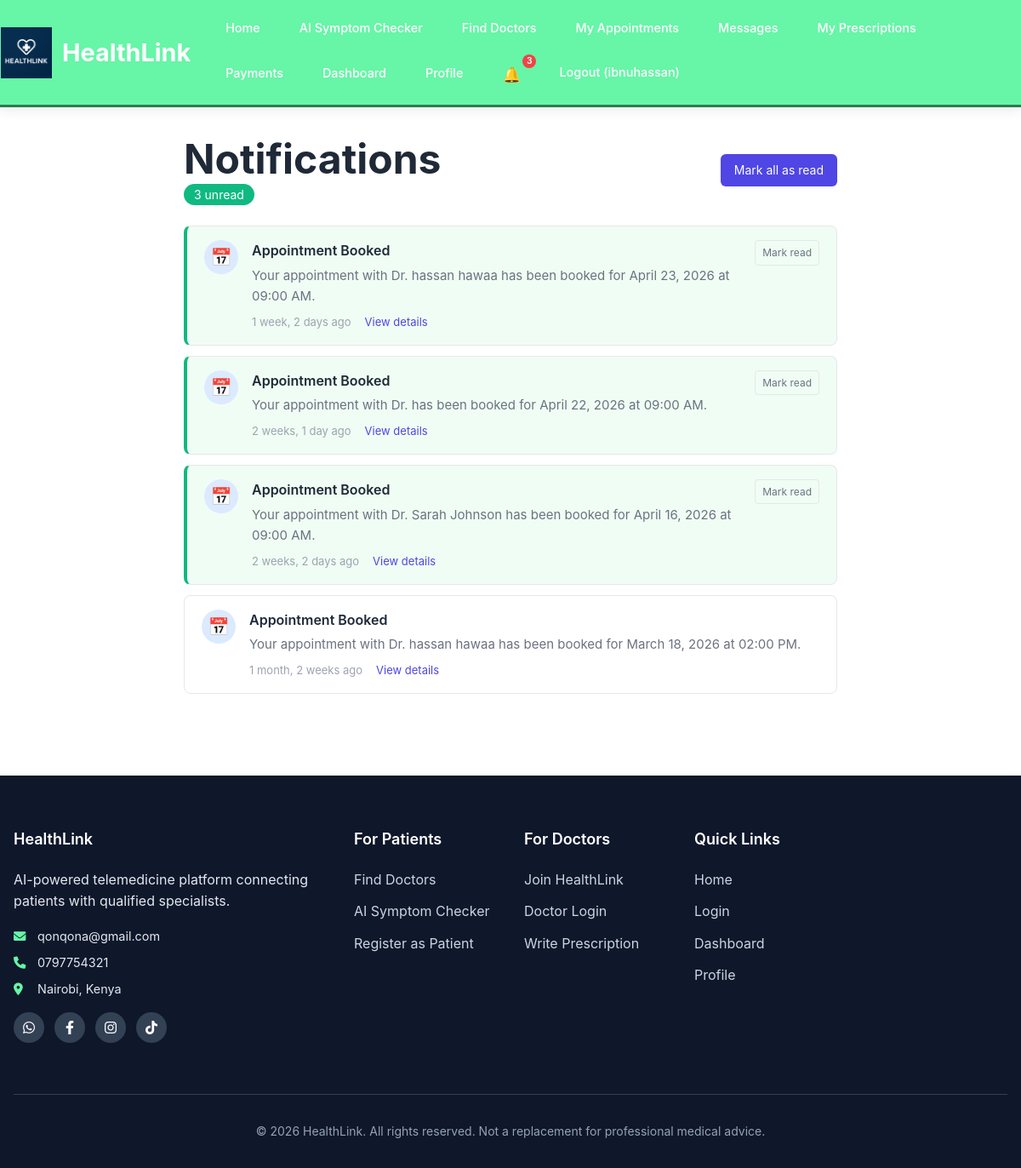
/notifications/ (signed in), run on the app's committed database.
### users/models.py (models this page shows, shortened)
class CustomUser(AbstractUser):
    USER_TYPE_CHOICES = (
        ('patient', 'Patient'),
        ('doctor', 'Doctor'),
        ('admin', 'Admin'),
    )
    user_type = models.CharField(max_length=10, choices=USER_TYPE_CHOICES, default='patient')
    phone_number = models.CharField(max_length=15, blank=True)
    date_of_birth = models.DateField(null=True, blank=True)
    groups = models.ManyToManyField(
        'auth.Group',
        verbose_name='groups',
        blank=True,
        help_text='The groups this user belongs to.',
        related_name='customuser_set',
        related_query_name='user',
    )
    user_permissions = models.ManyToManyField(
        'auth.Permission',
        verbose_name='user permissions',
        blank=True,
        help_text='Specific permissions for this user.',
        related_name='customuser_set',
        related_query_name='user',
    )

### notifications/models.py (models this page shows, shortened)
class Notification(models.Model):
    NOTIFICATION_TYPES = [
        ('appointment_booked', 'Appointment Booked'),
        ('appointment_confirmed', 'Appointment Confirmed'),
        ('appointment_cancelled', 'Appointment Cancelled'),
        ('appointment_reminder', 'Appointment Reminder'),
        ('new_message', 'New Message'),
        ('prescription_created', 'Prescription Created'),
        ('payment_received', 'Payment Received'),
        ('video_call', 'Video Call'),
        ('general', 'General'),
    ]
    user = models.ForeignKey(
        settings.AUTH_USER_MODEL,
        on_delete=models.CASCADE,
        related_name='notifications'
    )
    notification_type = models.CharField(max_length=30, choices=NOTIFICATION_TYPES, default='general')
    title = models.CharField(max_length=200)
    message = models.TextField()
    link = models.CharField(max_length=500, blank=True, null=True)  # Optional link to related page
    is_read = models.BooleanField(default=False)
    created_at = models.DateTimeField(auto_now_add=True)
    class Meta:
        ordering = ['-created_at']

### notifications/views.py (the view)
# urls.py: path('', views.notification_list, name='notification_list'),
@login_required
def notification_list(request):
    notifications = request.user.notifications.all()
    unread_count = notifications.filter(is_read=False).count()
    return render(request, 'notifications/notification_list.html', {
        'notifications': notifications,
        'unread_count': unread_count
    })

### templates/notifications/notification_list.html (shortened to what this page needs)
{% extends 'base.html' %}
{% block content %}
<div class="notifications-container">
    <div class="notifications-header">
        <div>
            <h1>Notifications</h1>
            {% if unread_count > 0 %}
            <span class="unread-badge">{{ unread_count }} unread</span>
            {% endif %}
        </div>
        {% if unread_count > 0 %}
        <form method="post" action="{% url 'notifications:mark_all_as_read' %}">
            <button type="submit" class="mark-all-btn">Mark all as read</button>
        </form>
        {% endif %}
    </div>
    {% if notifications %}
    <ul class="notification-list">
        {% for notification in notifications %}
        <li class="notification-item {% if not notification.is_read %}unread{% endif %}">
            <div class="notification-icon
                {% if 'appointment' in notification.notification_type %}icon-appointment
                {% elif notification.notification_type == 'new_message' %}icon-message
                {% elif notification.notification_type == 'prescription_created' %}icon-prescription
                {% elif notification.notification_type == 'payment_received' %}icon-payment
                {% else %}icon-general{% endif %}">
                {% if 'appointment' in notification.notification_type %}📅
                {% elif notification.notification_type == 'new_message' %}💬
                {% elif notification.notification_type == 'prescription_created' %}💊
                {% elif notification.notification_type == 'payment_received' %}✅
                {% else %}🔔{% endif %}
            </div>
            <div class="notification-content">
                <div class="notification-title">{{ notification.title }}</div>
                <div class="notification-message">{{ notification.message }}</div>
                <div class="notification-meta">
                    <span>{{ notification.created_at|timesince }} ago</span>
                    {% if notification.link %}
                    <a href="{{ notification.link }}" class="notification-link">View details</a>
                    {% endif %}
                </div>
            </div>
            {% if not notification.is_read %}
            <div class="notification-actions">
                <form method="post" action="{% url 'notifications:mark_as_read' notification.id %}">
                    <button type="submit" class="mark-read-btn">Mark read</button>
                </form>
            </div>
            {% endif %}
        </li>
        {% endfor %}
    </ul>
    {% endif %}
</div>
{% endblock %}

### templates/includes/_header.html (shortened to what this page needs)
{% load static %}
<nav class="navbar">
    <div class="nav-container">
        <a href="{% url 'home' %}" class="nav-brand">
            <img src="{% static 'images/logo.png' %}" alt="HealthLink Logo" class="nav-logo">
            HealthLink
        </a>
        <ul class="nav-menu" id="navMenu">
            <li><a href="{% url 'home' %}" class="nav-link">Home</a></li>
            {% if user.is_authenticated %}
                {% if user.user_type == 'patient' %}
                    <li><a href="{% url 'triage:triage' %}" class="nav-link">AI Symptom Checker</a></li>
                    <li><a href="{% url 'appointments:doctor_list' %}" class="nav-link">Find Doctors</a></li>
                    <li><a href="{% url 'appointments:my_appointments' %}" class="nav-link">My Appointments</a></li>
                    <li><a href="{% url 'messaging:conversation_list' %}" class="nav-link">Messages</a></li>
                    <li><a href="{% url 'prescriptions:my_prescriptions' %}" class="nav-link">My Prescriptions</a></li>
                    <li><a href="{% url 'payments:payment_history' %}" class="nav-link">Payments</a></li>
                {% endif %}
                <li><a href="{% url 'dashboard' %}" class="nav-link">Dashboard</a></li>
                <li><a href="{% url 'profile' %}" class="nav-link">Profile</a></li>
                <li class="notification-nav-item">
                    <a href="{% url 'notifications:notification_list' %}" class="nav-link notification-link">
                        <span class="notification-bell">🔔</span>
                        <span class="notification-badge" id="notificationBadge" style="display: none;">0</span>
                    </a>
                </li>
                <li>
                    <form method="post" action="{% url 'logout' %}" style="display: inline; margin: 0;">
                        <button type="submit" class="nav-link" style="background: none; border: none; cursor: pointer;">
                            Logout ({{ user.username }})
                        </button>
                    </form>
                </li>
            {% endif %}
        </ul>
    </div>
</nav>

### static/css/style.css (style rules this page uses)
:root { --primary-blue: #5b84db; --primary-dark: #6380e2; --primary-light: #3b82f6; --accent-teal: #0d9488; --success-green: #10b981; --warning-amber: #f59e0b; --error-red: #ef4444; --white: #ffffff; --gray-50: #f8fafc; --gray-100: #f1f5f9; --gray-200: #e2e8f0; --gray-500: #64748b; --gray-700: #334155; --gray-900: #0f172a; --background: var(--white); --surface: var(--gray-50); --card-background: var(--white); --text-primary: var(--gray-900); --text-secondary: var(--gray-700); --text-tertiary: var(--gray-500); }
* { margin: 0; padding: 0; box-sizing: border-box; }
body { font-family: 'Inter', 'Segoe UI', system-ui, -apple-system, sans-serif; line-height: 1.6; color: var(--text-primary); background-color: var(--background); }
h1, h2, h3, h4, h5, h6 { font-weight: 600; line-height: 1.2; margin-bottom: 1rem; }
h1 { font-size: 3rem; font-weight: 700; }
.navbar { background: var(--white); box-shadow: 0 1px 3px rgba(226, 197, 29, 0.1); padding: 1rem 0; }
html, body { height: 100%; }
body { display: flex; flex-direction: column; min-height: 100vh; }
.navbar { background: #67f5a7 !important; box-shadow: 0 2px 15px rgba(0, 0, 0, 0.1); padding: 0.75rem 0; border-bottom: 3px solid #2d7a52; }
.nav-container { max-width: 100%; margin: 0; display: flex; justify-content: flex-start; align-items: center; padding: 0 1rem; gap: 1.5rem; }
.nav-brand { font-size: 1.4rem; font-weight: bold; color: white !important; text-decoration: none; transition: all 0.3s ease; flex-shrink: 0; }
.nav-menu { display: flex; list-style: none; gap: 0.75rem; margin: 0; padding: 0; flex-wrap: wrap; }
.nav-link { color: white !important; font-size: 0.9rem; text-decoration: none; font-weight: 500; transition: all 0.3s ease; padding: 0.5rem 1rem; border-radius: 5px; border: 1px solid transparent; }
.notification-nav-item { position: relative; }
.notification-link { position: relative; display: flex; align-items: center; }
.notification-bell { font-size: 1.1rem; }
.notification-badge { position: absolute; top: -2px; right: -2px; background: #ef4444; color: white; font-size: 0.65rem; font-weight: 600; min-width: 16px; height: 16px; border-radius: 50%; display: flex; align-items: center; justify-content: center; padding: 0 4px; }
.nav-brand { display: flex; align-items: center; gap: 0.75rem; font-size: 1.8rem; font-weight: bold; color: white !important; text-decoration: none; transition: all 0.3s ease; margin-right: auto; margin-left: -10px; }
.nav-logo { height: 60px; width: auto; transition: transform 0.3s ease; margin-left: -5px; }

### templates/base.html (style rules this page uses)
html, body { width: 100%; overflow-x: hidden; }

### templates/notifications/notification_list.html (style rules this page uses)
.notifications-container { max-width: 800px; margin: 2rem auto; padding: 0 1rem; }
.notifications-header { display: flex; justify-content: space-between; align-items: center; margin-bottom: 1.5rem; }
.notifications-header h1 { color: #1f2937; margin: 0; }
.unread-badge { background: #10b981; color: white; padding: 0.25rem 0.75rem; border-radius: 20px; font-size: 0.875rem; }
.mark-all-btn { background: #4f46e5; color: white; border: none; padding: 0.5rem 1rem; border-radius: 6px; cursor: pointer; font-size: 0.875rem; }
.notification-list { list-style: none; padding: 0; margin: 0; }
.notification-item { background: white; border: 1px solid #e5e7eb; border-radius: 8px; padding: 1rem 1.25rem; margin-bottom: 0.75rem; display: flex; align-items: flex-start; gap: 1rem; transition: all 0.2s; }
.notification-item.unread { background: #f0fdf4; border-left: 4px solid #10b981; }
.notification-icon { width: 40px; height: 40px; border-radius: 50%; display: flex; align-items: center; justify-content: center; font-size: 1.25rem; flex-shrink: 0; }
.icon-appointment { background: #dbeafe; }
.notification-content { flex: 1; }
.notification-title { font-weight: 600; color: #1f2937; margin-bottom: 0.25rem; }
.notification-message { color: #6b7280; font-size: 0.9375rem; margin-bottom: 0.5rem; }
.notification-meta { display: flex; align-items: center; gap: 1rem; font-size: 0.8125rem; color: #9ca3af; }
.notification-link { color: #4f46e5; text-decoration: none; }
.notification-actions { display: flex; gap: 0.5rem; }
.mark-read-btn { background: none; border: 1px solid #e5e7eb; padding: 0.25rem 0.5rem; border-radius: 4px; cursor: pointer; font-size: 0.75rem; color: #6b7280; }

### data on the page
CustomUser: username "ibnuhassan"
Notification: title "Appointment Booked", message "Your appointment with Dr. hassan hawaa has been booked for April 23, 2026 at 09:00 AM.", created_at "1 week, 2 days", is_read "Mark read"
Notification: title "Appointment Booked", message "Your appointment with Dr. has been booked for April 22, 2026 at 09:00 AM.", created_at "2 weeks, 1 day", is_read "Mark read"
Notification: title "Appointment Booked", message "Your appointment with Dr. Sarah Johnson has been booked for April 16, 2026 at 09:00 AM.", created_at "2 weeks, 2 days", is_read "Mark read"
Notification: title "Appointment Booked", message "Your appointment with Dr. hassan hawaa has been booked for March 18, 2026 at 02:00 PM.", created_at "1 month, 2 weeks"

### other printed values
{{ unread_count }} "3"
